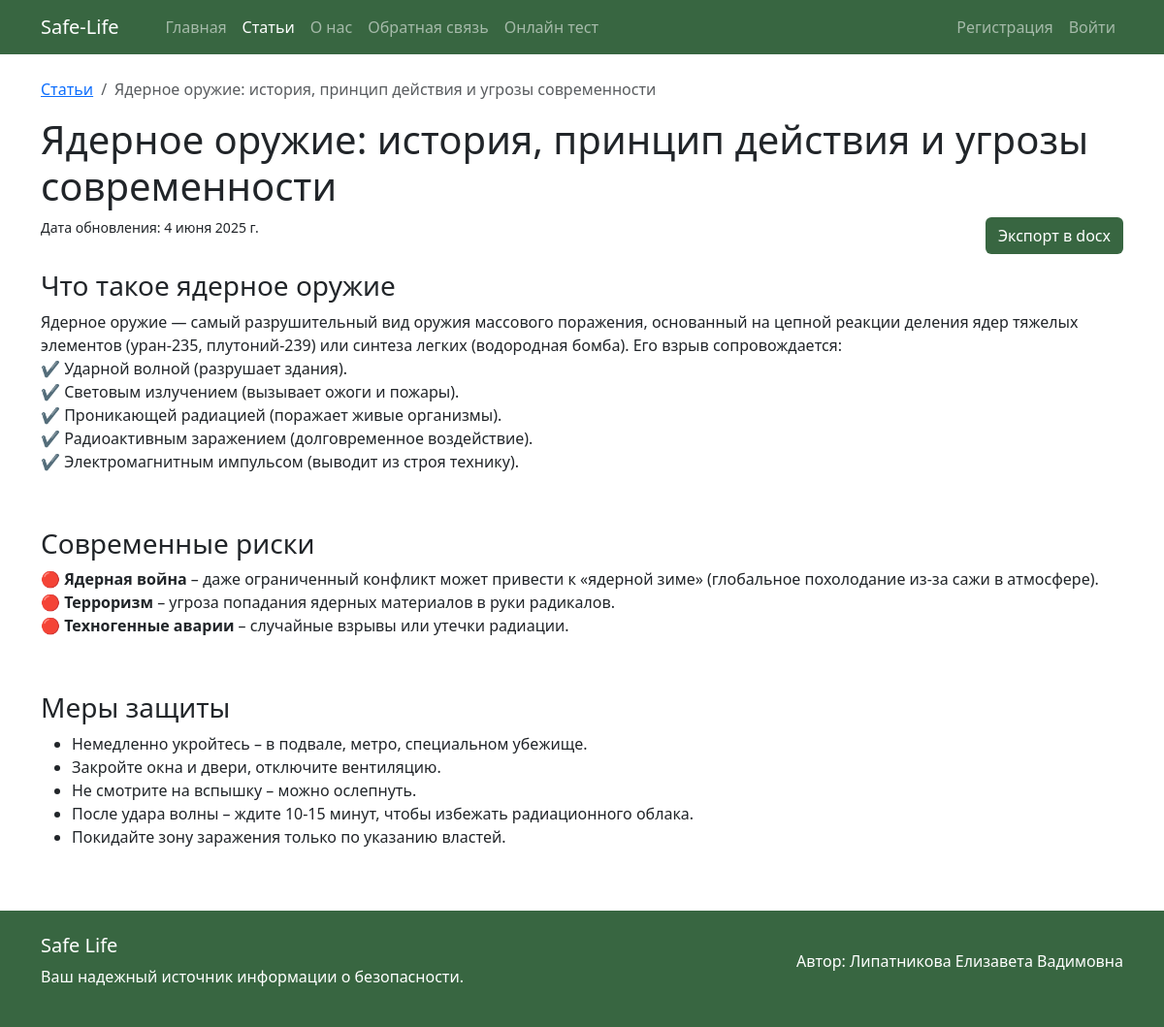
The app's page /articles/3/ with its own data.
### articles/models.py (models this page shows, shortened)
class Article(models.Model):
    title = models.CharField("Заголовок", max_length=140)
    topic = models.ForeignKey(
        Topic, # С какой моделью связываемся
        verbose_name="Тема", # Имя поля, которое будет отображаться у пользователя
        on_delete=models.SET_NULL, # Поведение при удалении, в нашем случае поле будет иметь значение null
        null=True, # Может ли поле в таблице быть пустым
        blank=True, # Может ли поле в формах быть необязательным
        related_name="articles", # Обратное имя, для обращения к статьями из модели темы
    )
    content = CKEditor5Field("Содержиоме статьи") # Поле "богатого" текста (с списками, таблицами, жирными текстом и т.д.)
    update_at = models.DateField("Дата обновления", auto_now=True)
    class Meta:
        ordering = ("-update_at", )
        verbose_name = "Статья"
        verbose_name_plural = "Статьи"

### articles/views.py (the view)
# urls.py: path('<int:pk>/', ArticleView.as_view(), name="article"),
class ArticleView(MenuMixin, DetailView):
    id_page = "articles"
    model = Article
    template_name = "article.html"
    context_object_name = "article"

### main/mixins.py (called while the page is built)
    def get_context_data(self, **kwargs):
        context = super().get_context_data(**kwargs)
        context["id_active_page"] = self.id_page
        return context

### articles/templates/article.html (shortened to what this page needs)
{% extends "main.html" %}
{% block breadcrumb %}
    <li class="breadcrumb-item"><a href="{% url "list_articles" %}">Статьи</a></li>
    <li class="breadcrumb-item active">{{ article.title }}</li>
{% endblock breadcrumb %}
{% block main %}
    <h1>{{ article.title }}</h1>
    <div class="d-flex justify-content-between">
        <small>Дата обновления: {{ article.update_at }}</small>
        <a href="{% url "export_article" article.id %}" class="btn btn-main">Экспорт в docx</a>
    </div>
    <div class="mt-3">
        {{ article.content|safe  }}
    </div>
{% endblock main %}

### static/css/base.css (style rules this page uses)
:root { --bs-primary: #386641; --bs-secondary: #6a994e; }
body { min-height: 100vh; display: flex; flex-direction: column; }
.btn-main { background-color: var(--bs-primary); color: white; }

### records on screen
Article: title "Ядерное оружие: история, принцип действия и угрозы современности", update_at "4 июня 2025 г.", content "Что такое ядерное оружие Ядерное оружие — самый разрушительный вид оружия массового поражения, основанный на цепной реакции деления ядер тяжелых элементов (уран-235, плутоний-239) или синтеза легких (водородная бомба). Его взрыв сопровождается: ✔ Ударной волной (разрушает здания). ✔ Световым излучением (вызывает ожоги и пожары). ✔ Проникающей радиацией (поражает живые организмы). ✔ Радиоактивным заражением (долговременное воздействие). ✔ Электромагнитным импульсом (выводит из строя технику). Современные риски 🔴 Ядерная война – даже ограниченный конфликт может привести к «ядерной зиме» (глобальное похолодание из-за сажи в атмосфере). 🔴 Терроризм – угроза попадания ядерных материалов в руки…"
